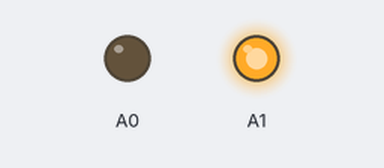
A sketch run on a simulated Arduino Uno, built with avr-gcc and run on an emulated ATmega328P. Parts: output pins drawn as LEDs (lit = HIGH).

Above: at 0.1 s.
Timing chart, 0 to 1.6 s (numbered marks = the images above):
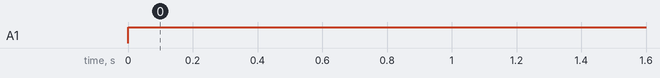

The sketch:

servo_test.ino
```cpp
// Arduino UNOでローテーショナルサーボGWS S35 STDを制御

//#include<Servo.h>
/*
Servo servo1;// サーボのインスタンス
Servo servo2;*/
void setup() {
  // サーボの信号線を3番ピンに接続
 /* servo1.attach (1);
  servo2.attach (0);
  */
}

void loop() {
  /*
  // サーボ出力 1.5ms(停止)を中心に、1.0ms~2.0msのパルス幅で動く。パルス幅によって速度が変わる
  servo1.writeMicroseconds(1500);//1500で停止？
  delay(500);
  servo2.writeMicroseconds(1500);
  delay(500);*/
  analogWrite(A0,0);
  analogWrite(A1,255);
}
```

Measured:
- by itself, A1: LOW → HIGH at 0.00 s
